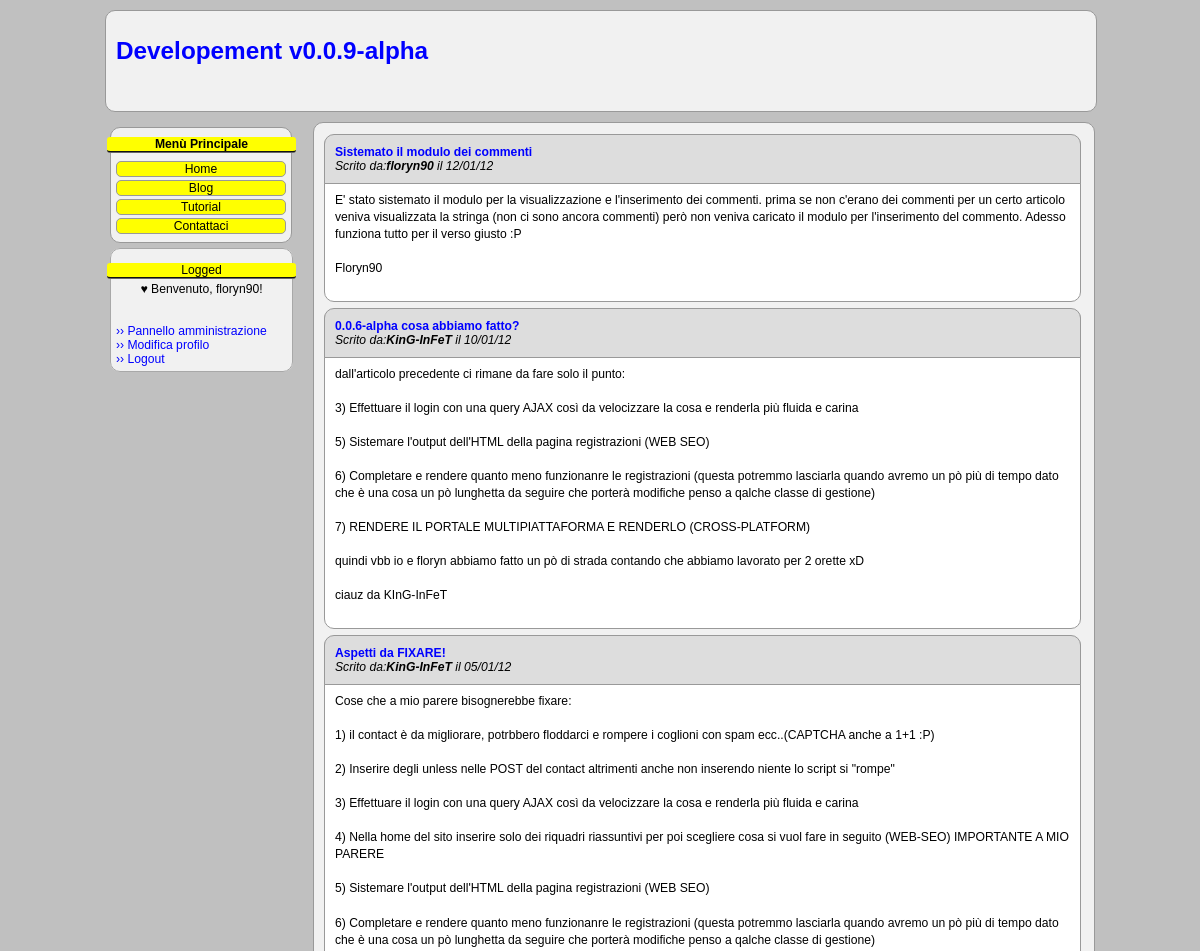
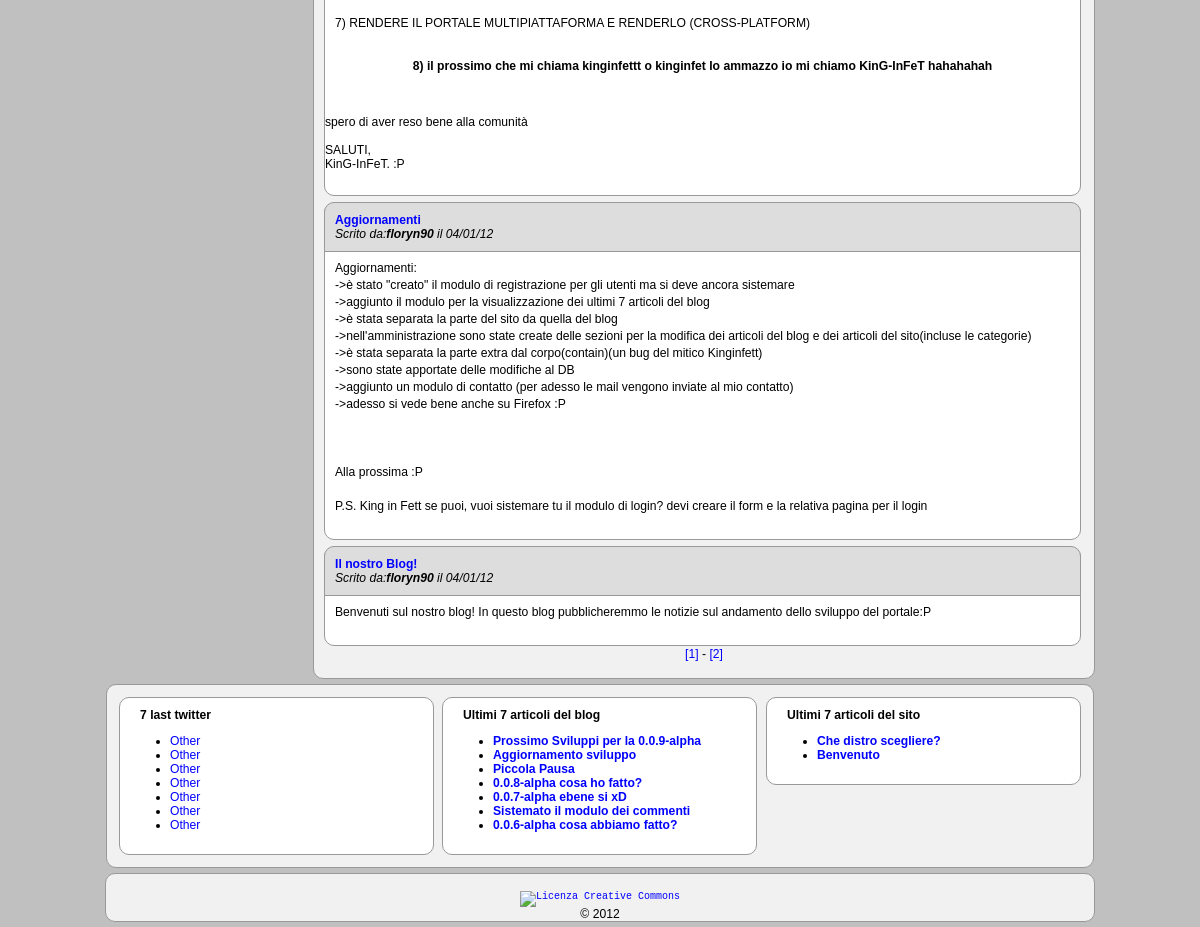
/index.php?page=blog&pages=2 (signed in), run on the app's committed database (2 pictures, top to bottom).
### tables this page shows
CREATE TABLE IF NOT EXISTS `admin_blog` (
  `id` int(11) NOT NULL AUTO_INCREMENT,
  `author` text NOT NULL,
  `title` text NOT NULL,
  `post` text NOT NULL,
  `post_date` text NOT NULL,
  `num_read` int(11) NOT NULL,
  `cat_id` int(11) NOT NULL,
  KEY `id` (`id`)
);

CREATE TABLE IF NOT EXISTS `admin_tutorial` (
  `id` int(11) NOT NULL AUTO_INCREMENT,
  `author` text NOT NULL,
  `title` text NOT NULL,
  `post` text NOT NULL,
  `post_date` text NOT NULL,
  `num_read` int(11) NOT NULL,
  `cat_id` int(11) NOT NULL,
  KEY `id` (`id`)
);

### index.php (called while the page is built, shortened)
<?php
$Template = new Template();
$Template->_TPrint();
?>

### classes/config.php (called while the page is built, shortened)
<?php
$_CONFIG =
array(
    'DB_HOST' => 'localhost',
    'DB_USER' => 'dev123',
    'DB_PASS' => '',
    'DB_NAME' => 'my_dev123'
);
?>

### classes/mysql.class.php (called while the page is built, shortened)
<?php
class MySQL extends Security {
	private $conn   = NULL;
	public function __construct ($db_host, $db_user, $db_pass, $db_name) {
		if (!$this -> conn = @mysql_connect ($db_host, $db_user, $db_pass)) {
			die ("<div class=\"error\">".mysql_error()."</div>");
		}
	}
	public function sendQuery ($query) {
		if (!$this -> result = @mysql_query ($query, $this -> conn)) {
			die ("<div class=\"error\">SQL Error: ".mysql_error()."</div>");
		}else {
			return $this -> result;
		}
	}
}

### classes/Pager.class.php (called while the page is built)
<?php
class Pager  {
    public function getPagerData ($numHits, $limit, $page) {
        $numHits  = (int) $numHits;
        $limit    = max((int) $limit, 1);
        $page     = (int) $page;
        $numPages = ceil($numHits / $limit);
        $page = max($page, 1);
        $page = min($page, $numPages);
        $offset = ($page - 1) * $limit;
        $ret = new stdClass;
        $ret->offset   = $offset;
        $ret->limit    = $limit;
        $ret->numPages = $numPages;
        $ret->page     = $page;
        return $ret;
    }
}
?>

### pages/blog/index.php (the view, shortened to what this page needs)
<?php
include(CLASSES_DIR ."config.php");
include(CLASSES_DIR ."Pager.class.php");
$this->sql  = new MySQL ($_CONFIG['DB_HOST'], $_CONFIG['DB_USER'], $_CONFIG['DB_PASS'], $_CONFIG['DB_NAME']);
if (isset($_GET['pages']) && is_numeric($_GET['pages']) && ((int) $_GET['pages']) > 0 )
    $page = (int) $_GET['pages'];
else
    $page = 1;
$result = $this->sql->sendQuery("SELECT COUNT(*) FROM ".__PREFIX__."blog");
$total  = mysql_result($result, 0, 0);
$pager_l = new Pager();
$pager   = $pager_l->getPagerData($total, _LIMIT_, $page);
$offset  = $pager->offset;
$limit   = $pager->limit;
$this->post = $this->sql->sendQuery("SELECT * FROM ".__PREFIX__."blog ORDER BY id DESC LIMIT ".$offset.", ".$limit);
while($this->article = mysql_fetch_array($this->post)) {
   	print    "\n\t<div id=\"article_top\">"
   	    	. "\n<b> <a href=\"?page=view_article_blog&id=".$this->article['id']."\">".$this->article['title']."</a></b>"
   			. "\n<br /><i>Scrito da:<b>".$this->article['author']."</b> il ".$this->article['post_date']."</i></sfondo>"
   			. "\n\t</div>"
   			. "\n\t<div id=\"article\">"
   			. "<br /><br /><br />"
			. "\n<br /><p>".BBCode($this->article['post'])."</p> <br />"
    		. "\n\t</div>";
}
if($pager->numPages > 0) {
    print "\n<p align=\"center\">";
        for ($i = 1; $i <= $pager->numPages; $i++) {
            if ($i < $pager->numPages)
                print " <a href=\"index.php?page=blog&pages=".$i."\">[".$i."]</a> -";
            else
                print " <a href=\"index.php?page=blog&pages=".$i."\">[".$i."]</a>";
        }
    print "\n</p>";
}
?>

### classes/Template.class.php (shortened to what this page needs)
<?php
class Template extends Login {
	public function __construct () {
    	include(CLASSES_DIR . "config.php");
        include_once(CLASSES_DIR . "mysql.class.php");
		include_once(CLASSES_DIR . "login.class.php");
		$this->sql = new MySQL ($_CONFIG['DB_HOST'], $_CONFIG['DB_USER'], $_CONFIG['DB_PASS'], $_CONFIG['DB_NAME']);
	}
    public function _TPrint() {
        $this->_header();
        $this->_title();
        $this->_content();
        $this->_leftbar();
        $this->_extra();
        $this->_footer();
 }
    public function _header() {
        print "<!DOCTYPE HTML>"
            . "\n<html xmlns=\"http://www.w3.org/1999/xhtml\">"
            . "\n<head>"
            . "\n<title>"._TITLE_SITE_."</title>"
            . "\n<meta http-equiv=\"content-type\" content=\"text/html; charset=UTF-8\" />"
            . "\n<meta name=\"KEYWORDS\" content=\""._KEYWORDS_."\" />"
            . "\n<meta name=\"DESCRIPTION\" content=\""._DESCRIPTION_."\" />"
            . "\n<meta name=\"ROBOTS\" content=\"INDEX, FOLLOW\" />"
            . "\n<meta name=\"REVISIT-AFTER\" content=\"1 DAYS\" />"
            . "\n<meta name=\"RATING\" content=\"GENERAL\" />"
            . "\n<meta name=\"RESOURCE-TYPE\" content=\"DOCUMENT\" />"
            . "\n<meta name=\"DISTRIBUTION\" content=\"GLOBAL\" />"
            . "\n<meta name=\"GENERATOR\" content=\""._GENERATOR_."\" />"
            . "\n<meta name=\"AUTHOR\" content=\""._AUTHOR_."\" />"
            . "\n<meta name=\"COPYRIGHT\" content=\""._COPYRIGHT_."\" />"
            . "\n"
            . "\n"
            . "\n<script type=\"text/javascript\" src=\"js/jquery-1.7.1.js\"></script>"
            . "\n<script type=\"text/javascript\" src=\"js/jquery-ui-1.8.16.js\"></script>"
            . "\n"
            . "\n"
            . "\n<link rel=\"stylesheet\" type=\"text/css\" href=\"css/styles.css\">"
            . "\n"
            . "\n<link rel=\"icon\" href=\"img/favicon.ico\" type=\"image/png\" />"
            . "\n</head>"
            . "\n<body  >"
            . "\n<div id=\"container\">";
    }
    public function _title() {
        print "\n<div id=\"header\">"
            . "\n\t<h1><a href=\"index.php\">"._TITLE_SITE_."</a></h1>"
            . "\n</div>";
    }
    public function _content() {
        print "\n<div id=\"wrapper\">"
            . "\n\t<div id=\"content\">";
        $PLoad = new PageLoader();
        $PLoad->Loader(@$_GET['page']);
	       print "\n\t</div>"
            . "\n</div>";
    }
    public function _leftbar() {
    	print "\n<div id=\"leftbar\">"
    		. "<div id=\"hmenu\">"
            . "\n<center><strong>Men&ugrave; Principale</strong></center>"
            . "</div>";
        print "\n<div id=\"navigation\">"
			. "<br /><br />"
            . "\n<a href=\"index.php\"><li><center>Home</center></li></a>"
            . "\n<a href=\"?page=blog\"><li><center>Blog</center></li></a>"
            . "\n<a href=\"?page=tutorial\"><li><center>Tutorial</center></li></a>"
            . "\n<a href=\"?page=contact\"><li><center>Contattaci</center></li></a>"
            . "\n</div>";
        @$user = empty($_COOKIE['admin_user']) ? $_COOKIE['normal_user'] : $_COOKIE['admin_user'];
        if(@$_COOKIE['admin_user'] || @$_COOKIE['normal_user']){
            print "\n <div id=\"hmenu\"><center>Logged</center></div>"
            	. "\n<fieldset style=\"margin:5px;padding:5px;background-color:#f1f1f1; border:1px solid #A8A8A8;\">"
	    		. "\n   <br /><br /><center>&hearts; Benvenuto, ".htmlspecialchars($user)."!</center><br />";
			if(@$_COOKIE['admin_user']) {
				print "\n<br /><a href=\"./admin.php\">&rsaquo;&rsaquo; Pannello amministrazione</a>";
			}
				print "\n<br /><a href=\"./index.php?page=gestione_user&token=".$_SESSION['token']."\">&rsaquo;&rsaquo; Modifica profilo</a>"
	    		. "\n<br /><a href=\"./index.php?page=logout&token=".$_SESSION['token']."\">&rsaquo;&rsaquo; Logout</a>"
	    		. "\n </fieldset>";
		}
	    else
            $this->form_login(@$_REQUEST['user'], @$_REQUEST['pass']);
    	print "\n</div>"
    		. "\n</div>";
}
    public function _extra() {
        print "\n<div id=\"extra\">"
            . "\n   <div id=\"twitter\">"
            . "\n   <p><strong>7 last twitter</strong></p>"
            . "\n       <ul>"
            . "\n           <li><a href=\"#\">Other</a></li>"
            . "\n             <li><a href=\"#\">Other</a></li>"
            . "\n             <li><a href=\"#\">Other</a></li>"
            . "\n             <li><a href=\"#\">Other</a></li>"
            . "\n             <li><a href=\"#\">Other</a></li>"
            . "\n             <li><a href=\"#\">Other</a></li>"
            . "\n             <li><a href=\"#\">Other</a></li>"
            . "\n   </ul>"
            . "\n   </div>"
	        . "\n   "
            . "\n   <div id=\"last_topic_forum\">"
            . "\n   <p><strong>Ultimi 7 articoli del blog</strong></p>"
	        . "\n       <ul>";
	        $this->post = $this->sql->sendQuery("SELECT * FROM ".__PREFIX__."blog ORDER BY id DESC");
			$i = 0;
            while(($this->article = mysql_fetch_array($this->post)) && $i < 7) {
    	     	print "\n<li><a href=\"?page=view_article_blog&id=".$this->article['id']."\"><b>".$this->article['title']."</b></a></li>";
	            $i++;
			}
            print "\n   </ul>"
                . "\n   </div>"
	            . "\n   "
    	        . "\n   <div id=\"last_news\">"
            	. "\n   <p><strong>Ultimi 7 articoli del sito</strong></p>"
	            . "\n       <ul>";
	        $this->post = $this->sql->sendQuery("SELECT * FROM ".__PREFIX__."tutorial ORDER BY id DESC");
	        $j = 0;
            while(($this->article = mysql_fetch_array($this->post)) && $j < 7) {
    	     	print "\n<li text-align=\"left\"><a href=\"?page=view_article_tutorial&id=".$this->article['id']."\"><b>".$this->article['title']."</b></a></li>";
				$j++;
			}
            print "\n   </ul>"
            	. "\n   </div>"
            	. "\n </div>";
    }
    public function _footer() {
        print "\n\t<div id=\"footer\">"
            . "\n\t\t<br /><a rel=\"license\" href=\"http://creativecommons.org/licenses/by-nc-sa/3.0/\"><img alt=\"Licenza Creative Commons\" style=\"border-width:0\" src=\"http://i.creativecommons.org/l/by-nc-sa/3.0/88x31.png\" /></a><br />"
            . "\n\t&copy; ".date("Y")
            . "\n<br />"
            . "\n\t</div>"
            . "\n</body>"
            . "\n</html>";
    }
}
?>

### classes/BBCode.class.php
<?php
	function BBCode($text) {
		$text = str_replace("\n","<br />",$text);
		$text = str_replace("&egrave;","è",$text);
		$text = str_replace("&agrave;","à",$text);
		$text = str_replace("&quot;","\"",$text);
		$text = str_replace("&ugrave;","ù",$text);
		$text = str_replace("&Igrave;","ì",$text);
		$text = str_replace("&nbsp;"," ",$text);
		$text = str_replace("&euro;","€",$text);
		$text = str_replace(":)", "<img alt=\":)\" src=\"img/01.jpg\">", $text);
		$text = str_replace(":D", "<img alt=\":D\" src=\"img/02.jpg\">", $text);
		$text = str_replace(";)", "<img alt=\";)\" src=\"img/03.jpg\" >", $text);
		$text = str_replace("^_^", "<img alt=\"^_^\" src=\"img/04.gif\">", $text);
		$text = str_replace(":(", "<img alt=\":(\" src=\"img/06.gif\">", $text);
		$text = str_replace("<<bira>>", "<img alt=\"bira\" src=\"img/bira.gif\">", $text);
		$text = str_replace("<<king>>", "<img alt=\"king\" src=\"img/king.gif\">", $text);
		$text = str_replace("<<figo>>", "<img alt=\"figo\" src=\"img/figo.gif\">", $text);
		$text = str_replace("[img]", "<img src=\"", $text);
		$text = str_replace("[/img]", "\">", $text);
		$text = str_replace("[b]", "<b>", $text);
		$text = str_replace("[/b]", "</b>", $text);
		$text = str_replace("[i]", "<i>", $text);
		$text = str_replace("[/i]", "</i>", $text);
		$text = str_replace("[u]", "<u>", $text);
		$text = str_replace("[/u]", "</u>", $text);
		$text = str_replace("[center]", "<center>", $text);
		$text = str_replace("[/center]", "</center>", $text);
 		$search  = array(
 					"/\\[url\\](.*?)\\[\\/url\\]/is",
 					"/\\[url\\=(.*?)\\](.*?)\\[\\/url\\]/is",
 					"/\\[youtube\\](.*?)\\[\\/youtube\\]/is"
 				);
    	$replace = array(
    				"<a target=\"_blank\" href=\"$1\">$1</a>",
    				"<a target=\"_blank\" href=\"$1\">$2</a>",
    				"<br /><iframe title=\"YouTube video player\" width=\"480\" height=\"390\" src=\"http://www.youtube.com/embed/$1\" frameborder=\"0\" allowfullscreen></iframe>"
				);
 		$text = preg_replace ($search, $replace, $text);
		return $text;
	}
?>

### css/styles.css (style rules this page uses)
html, body { margin : 0; padding : 0; }
body { font : 76% arial, sans-serif; background-color: #c0c0c0; }
p { margin : 0 10px 10px; }
a { text-decoration : none; color : blue; margin-bottom: 5px; }
a:link, a:active { text-decoration:none; color:blue; }
#article_top { background-color: #DDD; color:black; width:735px; border: 1px solid #999; border-radius:10px 10px 0px 0px; -moz-border-radius: 10px 10px 0px 0px; -webkit-border-radius: 10px 10px 0px 0px; padding:10px; position:absolute; margin-top:6px; margin-left:5px; margin-right:5px; }
#header { border : 1px solid #999; border-radius:10px; -moz-border-radius: 10px; -webkit-border-radius: 10px; width : 99%; margin : 5px; background-color: #f1f1f1; height:100px; }
#header h1 { height : 80px; line-height : 80px; margin : 0; padding-left : 10px; }
#content p { line-height : 1.4; }
#navigation li { list-style-type:none; color:black; margin-bottom: 3px; background-color:yellow; border:1px solid #999; border-radius:5px; -moz-border-radius: 5px; -webkit-border-radius: 5px; }
#footer { border : 1px solid #999; border-radius:10px; -moz-border-radius: 10px; -webkit-border-radius: 10px; margin : 5px auto 5px auto; width : 988px; text-align : center; background-color: #f1f1f1; }
#footer a { font-size: 10px; font-family: monospace; }
#container { width : 1000px; margin : 10px auto; text-align : left; }
#content { border : 1px solid #999; border-radius:10px; -moz-border-radius: 10px; -webkit-border-radius: 10px; float : right; width : 770px; margin : 5px 5px 5px 0px; padding: 5px; background-color:#f1f1f1; }
fieldset { border: 1px solid black; border-radius:10px; -mox-border-radius:10px; -webkit-border-radius:10px; margin:5px 0px; padding:2px; background-color: #f1f1f1; }
fieldset a:link { color:blue; text-decoration:none; }
#article { border: 1px solid #999; border-radius:10px; -mox-border-radius:10px; -webkit-border-radius:10px; margin-top:7px; margin-left:5px; margin-right:5px; width:755px; background-color: white; }
#leftbar { border:0px solid #999; float:left; width:193px; margin:5px 0px 5px 5px; border-radius:10px; -moz-border-radius: 10px; -webkit-border-radius: 10px; }
#hmenu { width:189px; margin-top:15px; margin-left:2px; background-color:yellow; position:absolute; border-bottom:2px groove #666; border-radius:3px; }
#navigation { border : 1px solid #999; border-radius:10px; -moz-border-radius: 10px; -webkit-border-radius: 10px; width : 170px; text-decoration:none; padding:5px; margin:5px; background-color: #f1f1f1; }
#extra ul { text-align:left; }
#extra { border : 1px solid #999; border-radius:10px; -moz-border-radius: 10px; -webkit-border-radius: 10px; background-color: #f1f1f1; margin: 5px auto; width : 970px; overflow: hidden; padding: 8px; }
#twitter { border : 1px solid #999; border-radius:10px; -moz-border-radius: 10px; -webkit-border-radius: 10px; margin : 4px; width : 293px; float: left; display: inline; padding: 10px; text-align: left; background-color: white; }
#last_topic_forum { border : 1px solid #999; border-radius:10px; -moz-border-radius: 10px; -webkit-border-radius: 10px; margin: 4px; width : 293px; float: left; display: inline; padding: 10px; text-align: left; background-color: white; }
#last_news { border : 1px solid #999; border-radius:10px; -moz-border-radius: 10px; -webkit-border-radius: 10px; margin : 4px; width : 293px; float: right; display: inline; padding: 10px; text-align: left; background-color: white; }

### data on the page
admin_blog: title "Sistemato il modulo dei commenti", author "floryn90", post_date "12/01/12", post "E' stato sistemato il modulo per la visualizzazione e l'inserimento dei commenti. prima se non c'erano dei commenti per un certo articolo veniva visualizzata la stringa (non ci sono ancora commenti) però non veniva caricato il modulo per l'inserimento del commento. Adesso funziona tutto per il verso giusto :P Floryn90"
admin_blog: title "0.0.6-alpha cosa abbiamo fatto?", author "KinG-InFeT", post_date "10/01/12", post "dall'articolo precedente ci rimane da fare solo il punto: 3) Effettuare il login con una query AJAX così da velocizzare la cosa e renderla più fluida e carina 5) Sistemare l'output dell'HTML della pagina registrazioni (WEB SEO) 6) Completare e rendere quanto meno funzionanre le registrazioni (questa potremmo lasciarla quando avremo un pò più di tempo dato che è una cosa un pò lunghetta da seguire che porterà modifiche penso a qalche classe di gestione) 7) RENDERE IL PORTALE MULTIPIATTAFORMA E RENDERLO (CROSS-PLATFORM) quindi vbb io e floryn abbiamo fatto un pò di strada contando che abbiamo lavorato per 2 orette xD ciauz da KInG-InFeT"
admin_blog: title "Aspetti da FIXARE!", author "KinG-InFeT", post_date "05/01/12", post "Cose che a mio parere bisognerebbe fixare: 1) il contact è da migliorare, potrbbero floddarci e rompere i coglioni con spam ecc..(CAPTCHA anche a 1+1 :P) 2) Inserire degli unless nelle POST del contact altrimenti anche non inserendo niente lo script si \"rompe\" 3) Effettuare il login con una query AJAX così da velocizzare la cosa e renderla più fluida e carina 4) Nella home del sito inserire solo dei riquadri riassuntivi per poi scegliere cosa si vuol fare in seguito (WEB-SEO) IMPORTANTE A MIO PARERE 5) Sistemare l'output dell'HTML della pagina registrazioni (WEB SEO) 6) Completare e rendere quanto meno funzionanre le registrazioni (questa potremmo lasciarla quando avremo un pò più di tempo…"
admin_blog: title "Aggiornamenti", author "floryn90", post_date "04/01/12", post "Aggiornamenti: ->è stato \"creato\" il modulo di registrazione per gli utenti ma si deve ancora sistemare ->aggiunto il modulo per la visualizzazione dei ultimi 7 articoli del blog ->è stata separata la parte del sito da quella del blog ->nell'amministrazione sono state create delle sezioni per la modifica dei articoli del blog e dei articoli del sito(incluse le categorie) ->è stata separata la parte extra dal corpo(contain)(un bug del mitico Kinginfett) ->sono state apportate delle modifiche al DB ->aggiunto un modulo di contatto (per adesso le mail vengono inviate al mio contatto) ->adesso si vede bene anche su Firefox :P Alla prossima :P P.S. King in Fett se puoi, vuoi sistemare tu il…"
admin_blog: title "Il nostro Blog!", author "floryn90", post_date "04/01/12", post "Benvenuti sul nostro blog! In questo blog pubblicheremmo le notizie sul andamento dello sviluppo del portale:P"
admin_blog: title "Prossimo Sviluppi per la 0.0.9-alpha"
admin_blog: title "Aggiornamento sviluppo"
admin_blog: title "Piccola Pausa"
admin_blog: title "0.0.8-alpha cosa ho fatto?"
admin_blog: title "0.0.7-alpha ebene si xD"
admin_tutorial: title "Che distro scegliere?"
admin_tutorial: title "Benvenuto"

### other printed values
_TITLE_SITE_ "Developement v0.0.9-alpha"
$user "floryn90"
